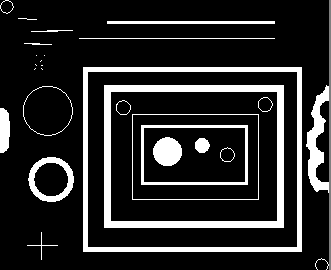
#> input picture src/Images and Videos/morph1.png, 331 x 270 px, found by its file name
$ python 01-Morphological.py
#> lines starting #> are read from the running program, lines starting #| are printed output that depends on the picture
'''
Morphological operations are broad set of operations in image processing

Erosion - erodes boundaries of foreground object. Decrease the white region and increasing black region, enlarge the whole.
Application - removing white noises and detach joint objects

Dilation - opposite of erosion, increasing while region and decresing black region , fill the whole
Application- joining breaking parts

Opening - errosion followed by dilation

Closing - dilation followed by erosion

There are some operations available in C++ for image processing.
You can refer at - https://in.mathworks.com/help/images/morphological-dilation-and-erosion.html
'''

import cv2
import numpy as np
import matplotlib.pyplot as plt

img = cv2.imread('../Images and videos/morph1.png')
#> img is the input picture: shape (270, 331, 3); min 0, max 255, mean 40.5

kernel = np.ones((5,5), np.uint8)

# Erosion
erosion = cv2.erode(img,kernel,iterations = 1)
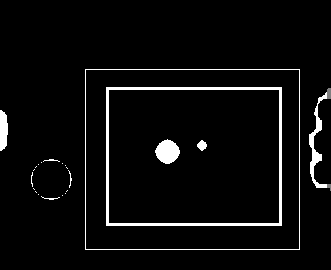
#> erosion: shape (270, 331, 3); min 0, max 255, mean 11.5

images = [img, erosion]
titles = ['Original', 'Erosion']

for i in range(2):
    plt.subplot(1,2,(i+1))
    plt.imshow(images[i],'gray')
    plt.xlabel(titles[i])

plt.show()
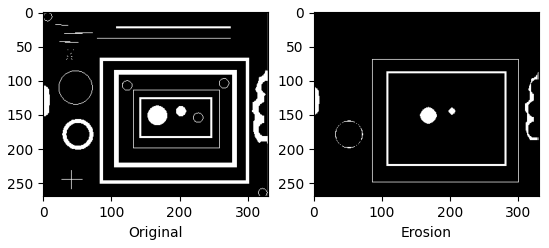
#> figure drawn by matplotlib, 2 panels

# Dilation
dilation = cv2.dilate(img,kernel,iterations = 1)
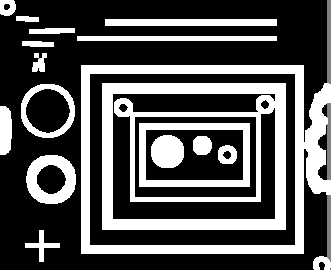
#> dilation: shape (270, 331, 3); min 0, max 255, mean 82.5

images = [img, dilation]
titles = ['Original', 'dilation']

for i in range(2):
    plt.subplot(1,2,(i+1))
    plt.imshow(images[i],'gray')
    plt.xlabel(titles[i])

plt.show()
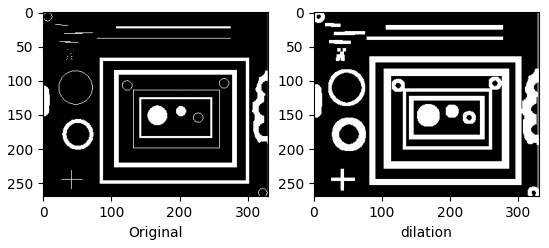
#> figure drawn by matplotlib, 2 panels

# Opening (Erosion followed by dilation) : Performing opening operation to remove small objects from image
remove_small_objects = cv2.morphologyEx(img, cv2.MORPH_OPEN, kernel)
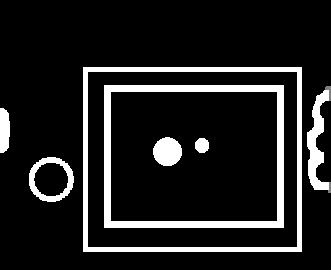
#> remove_small_objects: shape (270, 331, 3); min 0, max 255, mean 32.3

images = [img, remove_small_objects]
titles = ['Original', 'Small objects removal']

for i in range(2):
    plt.subplot(1,2,(i+1))
    plt.imshow(images[i],'gray')
    plt.xlabel(titles[i])

plt.show()

# Closing (Dilation followed by erosion) : Small hole removal using closing operation
modify_objects = cv2.morphologyEx(img, cv2.MORPH_CLOSE, kernel)

images = [img, modify_objects]
titles = ['Original', 'Filling small holes']

for i in range(2):
    plt.subplot(2,2,(i+1))
    plt.imshow(images[i],'gray')
    plt.xlabel(titles[i])

plt.show()
